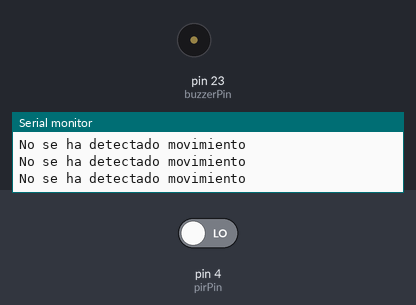
Bench run of a sketch on a simulated Arduino Mega 2560, built with avr-gcc and run on an emulated ATmega2560. Shown: buzzer (waves = sounding, pin HIGH), the last lines printed to the serial monitor. The test bench sets the inputs (shaded band); at power-on: pin 4 (pirPin) LOW.

Above: at 1.2 s.
1.3 s: pin 4 (pirPin) driven HIGH
At 1.7 s:
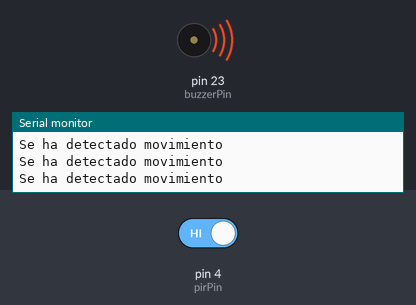
2.8 s: pin 4 (pirPin) driven LOW
At 4.2 s:
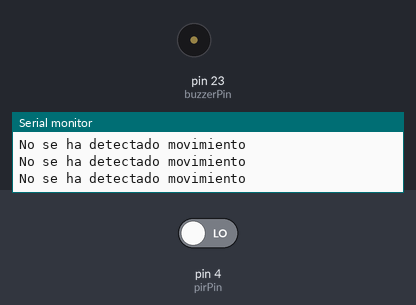
Timing chart, 0 to 5.8 s (numbered marks = the images above; inputs shaded):
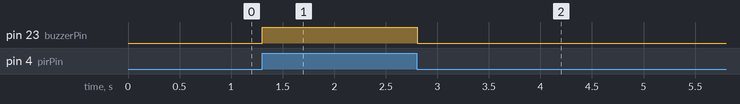

The sketch:

apartado2_3.ino
```cpp
// Definición de pines
const int pirPin = 4;       // Pin del sensor PIR
const int buzzerPin = 23;   // Pin del buzzer

void setup() {
  Serial.begin(115200);

  pinMode(pirPin, INPUT);
  pinMode(buzzerPin, OUTPUT);
}

void loop() {
  // Leer el estado del sensor PIR (0 = sin movimiento, 1 = movimiento)
  int movimiento = digitalRead(pirPin);

  // Verificar si se ha detectado movimiento
  if (movimiento == HIGH) {
    // Activar el buzzer
    digitalWrite(buzzerPin, HIGH);

    // Imprimir mensaje en el monitor serial
    Serial.println("Se ha detectado movimiento");
  } else {
    // Apagar el buzzer si no hay movimiento
    digitalWrite(buzzerPin, LOW);

    Serial.println("No se ha detectado movimiento");
  }

  delay(100);
}
```

Measured:
- after the input at 1.3 s, pin 23 (buzzerPin): LOW → HIGH at once
- after the input at 2.8 s, pin 23 (buzzerPin): HIGH → LOW at once
